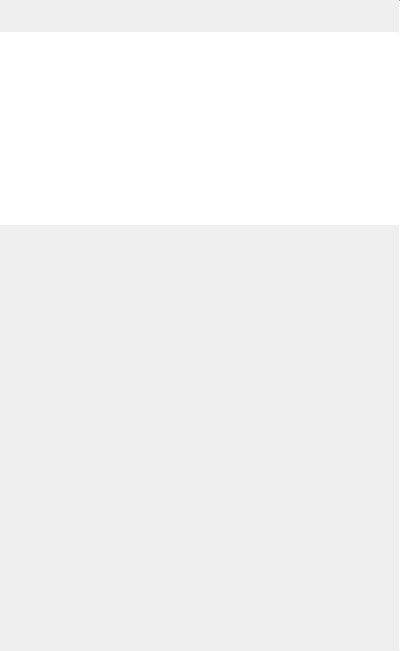
<?xml version="1.0" encoding="UTF-8"?>
<ui version="4.0">
 <class>FileColumn</class>
 <widget class="QWidget" name="FileColumn">
  <property name="geometry">
   <rect>
    <x>0</x>
    <y>0</y>
    <width>400</width>
    <height>651</height>
   </rect>
  </property>
  <property name="windowTitle">
   <string notr="true">Form</string>
  </property>
  <layout class="QHBoxLayout" name="horizontalLayout">
   <property name="spacing">
    <number>0</number>
   </property>
   <property name="leftMargin">
    <number>0</number>
   </property>
   <property name="topMargin">
    <number>0</number>
   </property>
   <property name="rightMargin">
    <number>0</number>
   </property>
   <property name="bottomMargin">
    <number>0</number>
   </property>
   <item>
    <layout class="QVBoxLayout" name="verticalLayout_3">
     <property name="spacing">
      <number>0</number>
     </property>
     <item>
      <widget class="QWidget" name="widget_2" native="true">
       <layout class="QVBoxLayout" name="verticalLayout_4">
        <item>
         <widget class="QLabel" name="folderNameLabel">
          <property name="text">
           <string notr="true"/>
          </property>
         </widget>
        </item>
       </layout>
      </widget>
     </item>
     <item>
      <widget class="Line" name="line">
       <property name="maximumSize">
        <size>
         <width>16777215</width>
         <height>1</height>
        </size>
       </property>
       <property name="orientation">
        <enum>Qt::Horizontal</enum>
       </property>
      </widget>
     </item>
     <item>
      <layout class="QVBoxLayout" name="actionsLayout">
       <property name="spacing">
        <number>0</number>
       </property>
      </layout>
     </item>
     <item>
      <widget class="tStackedWidget" name="stackedWidget">
       <property name="currentIndex">
        <number>0</number>
       </property>
       <widget class="QWidget" name="folderPage">
        <layout class="QVBoxLayout" name="verticalLayout_2">
         <property name="spacing">
          <number>0</number>
         </property>
         <property name="leftMargin">
          <number>0</number>
         </property>
         <property name="topMargin">
          <number>0</number>
         </property>
         <property name="rightMargin">
          <number>0</number>
         </property>
         <property name="bottomMargin">
          <number>0</number>
         </property>
         <item>
          <widget class="QScrollArea" name="folderScroller">
           <property name="contextMenuPolicy">
            <enum>Qt::CustomContextMenu</enum>
           </property>
           <property name="frameShape">
            <enum>QFrame::NoFrame</enum>
           </property>
           <property name="horizontalScrollBarPolicy">
            <enum>Qt::ScrollBarAlwaysOff</enum>
           </property>
           <property name="widgetResizable">
            <bool>true</bool>
           </property>
           <widget class="QWidget" name="folderScrollerWidget">
            <property name="geometry">
             <rect>
              <x>0</x>
              <y>0</y>
              <width>397</width>
              <height>613</height>
             </rect>
            </property>
            <layout class="QVBoxLayout" name="verticalLayout_7">
             <property name="spacing">
              <number>0</number>
             </property>
             <property name="leftMargin">
              <number>0</number>
             </property>
             <property name="topMargin">
              <number>0</number>
             </property>
             <property name="rightMargin">
              <number>0</number>
             </property>
             <property name="bottomMargin">
              <number>0</number>
             </property>
             <item alignment="Qt::AlignTop">
              <widget class="QListView" name="folderView">
               <property name="sizePolicy">
                <sizepolicy hsizetype="Expanding" vsizetype="Preferred">
                 <horstretch>0</horstretch>
                 <verstretch>0</verstretch>
                </sizepolicy>
               </property>
               <property name="frameShape">
                <enum>QFrame::NoFrame</enum>
               </property>
               <property name="verticalScrollBarPolicy">
                <enum>Qt::ScrollBarAlwaysOff</enum>
               </property>
               <property name="horizontalScrollBarPolicy">
                <enum>Qt::ScrollBarAlwaysOff</enum>
               </property>
               <property name="dragEnabled">
                <bool>true</bool>
               </property>
               <property name="dragDropMode">
                <enum>QAbstractItemView::DragOnly</enum>
               </property>
               <property name="selectionMode">
                <enum>QAbstractItemView::ExtendedSelection</enum>
               </property>
              </widget>
             </item>
             <item>
              <spacer name="folderViewSpacer">
               <property name="orientation">
                <enum>Qt::Vertical</enum>
               </property>
               <property name="sizeType">
                <enum>QSizePolicy::Fixed</enum>
               </property>
               <property name="sizeHint" stdset="0">
                <size>
                 <width>20</width>
                 <height>0</height>
                </size>
               </property>
              </spacer>
             </item>
            </layout>
           </widget>
          </widget>
         </item>
        </layout>
       </widget>
       <widget class="QWidget" name="folderErrorPage">
        <property name="contextMenuPolicy">
         <enum>Qt::CustomContextMenu</enum>
        </property>
        <layout class="QVBoxLayout" name="verticalLayout">
         <item>
          <spacer name="verticalSpacer">
           <property name="orientation">
            <enum>Qt::Vertical</enum>
           </property>
           <property name="sizeHint" stdset="0">
            <size>
             <width>20</width>
             <height>0</height>
            </size>
           </property>
          </spacer>
         </item>
         <item>
          <widget class="QLabel" name="folderErrorTitle">
           <property name="font">
            <font>
             <pointsize>15</pointsize>
            </font>
           </property>
           <property name="text">
            <string notr="true">TextLabel</string>
           </property>
           <property name="alignment">
            <set>Qt::AlignCenter</set>
           </property>
          </widget>
         </item>
         <item>
          <widget class="QLabel" name="folderErrorIcon">
           <property name="text">
            <string notr="true">TextLabel</string>
           </property>
           <property name="alignment">
            <set>Qt::AlignCenter</set>
           </property>
          </widget>
         </item>
         <item>
          <widget class="QLabel" name="folderErrorText">
           <property name="text">
            <string notr="true">TextLabel</string>
           </property>
           <property name="alignment">
            <set>Qt::AlignCenter</set>
           </property>
           <property name="wordWrap">
            <bool>true</bool>
           </property>
          </widget>
         </item>
         <item>
          <spacer name="verticalSpacer_2">
           <property name="orientation">
            <enum>Qt::Vertical</enum>
           </property>
           <property name="sizeHint" stdset="0">
            <size>
             <width>20</width>
             <height>0</height>
            </size>
           </property>
          </spacer>
         </item>
        </layout>
       </widget>
       <widget class="QWidget" name="filePage">
        <layout class="QVBoxLayout" name="verticalLayout_5">
         <property name="spacing">
          <number>0</number>
         </property>
         <property name="leftMargin">
          <number>0</number>
         </property>
         <property name="topMargin">
          <number>0</number>
         </property>
         <property name="rightMargin">
          <number>0</number>
         </property>
         <property name="bottomMargin">
          <number>0</number>
         </property>
         <item>
          <widget class="QScrollArea" name="scrollArea">
           <property name="frameShape">
            <enum>QFrame::NoFrame</enum>
           </property>
           <property name="widgetResizable">
            <bool>true</bool>
           </property>
           <widget class="QWidget" name="scrollAreaWidgetContents">
            <property name="geometry">
             <rect>
              <x>0</x>
              <y>0</y>
              <width>397</width>
              <height>613</height>
             </rect>
            </property>
            <layout class="QVBoxLayout" name="verticalLayout_6">
             <item>
              <widget class="QLabel" name="fileIconLabel">
               <property name="text">
                <string notr="true"/>
               </property>
               <property name="alignment">
                <set>Qt::AlignCenter</set>
               </property>
              </widget>
             </item>
             <item>
              <widget class="QLabel" name="filenameLabel">
               <property name="text">
                <string notr="true"/>
               </property>
               <property name="alignment">
                <set>Qt::AlignCenter</set>
               </property>
               <property name="wordWrap">
                <bool>true</bool>
               </property>
              </widget>
             </item>
             <item>
              <widget class="QLabel" name="fileInfoLabel">
               <property name="enabled">
                <bool>false</bool>
               </property>
               <property name="text">
                <string notr="true"/>
               </property>
               <property name="alignment">
                <set>Qt::AlignCenter</set>
               </property>
              </widget>
             </item>
             <item>
              <layout class="QVBoxLayout" name="openFileButtonsLayout"/>
             </item>
             <item>
              <spacer name="verticalSpacer_3">
               <property name="orientation">
                <enum>Qt::Vertical</enum>
               </property>
               <property name="sizeHint" stdset="0">
                <size>
                 <width>20</width>
                 <height>0</height>
                </size>
               </property>
              </spacer>
             </item>
            </layout>
           </widget>
          </widget>
         </item>
        </layout>
       </widget>
      </widget>
     </item>
    </layout>
   </item>
   <item>
    <widget class="Line" name="line_2">
     <property name="maximumSize">
      <size>
       <width>1</width>
       <height>16777215</height>
      </size>
     </property>
     <property name="orientation">
      <enum>Qt::Vertical</enum>
     </property>
    </widget>
   </item>
  </layout>
 </widget>
 <customwidgets>
  <customwidget>
   <class>tStackedWidget</class>
   <extends>QStackedWidget</extends>
   <header location="global">tstackedwidget.h</header>
   <container>1</container>
   <slots>
    <signal>switchingFrame(int)</signal>
   </slots>
  </customwidget>
 </customwidgets>
 <resources/>
 <connections/>
</ui>
